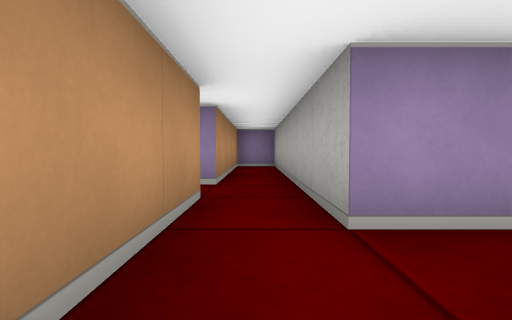
view 1 (above)

16 first-person views from a walk through a cub3D level. The camera is about half as high as the walls, tilts 2° down and sees 85° across. The floor is counted in squares. Each view is taken from the middle of a square. On the plan, view 1 faces up. The plan holds only what a view shows up to about 9 squares ahead; the rest is blank.

view 2
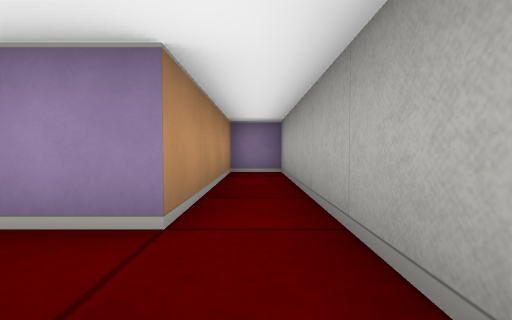

view 3
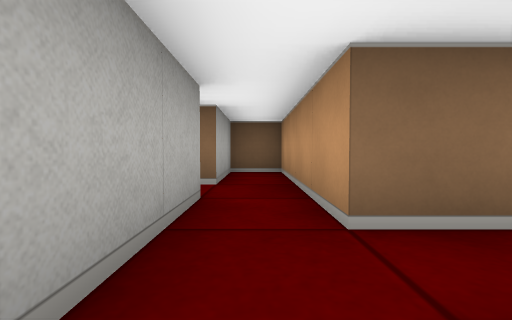

view 4
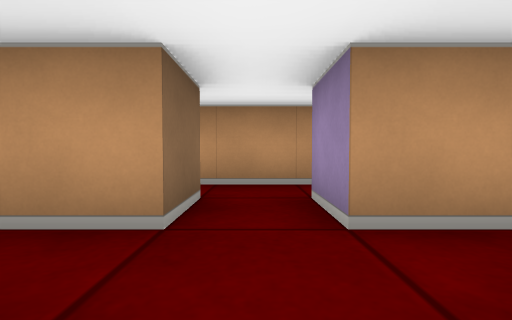

view 5
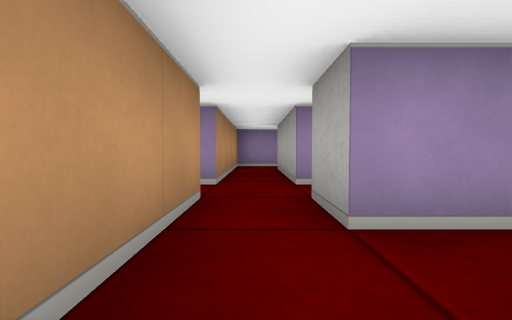

view 6
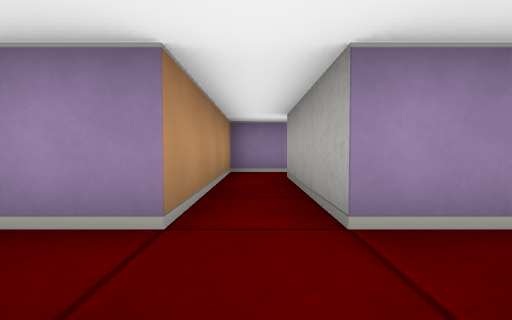

view 7
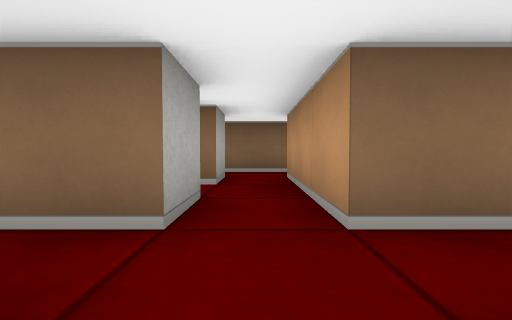

view 8
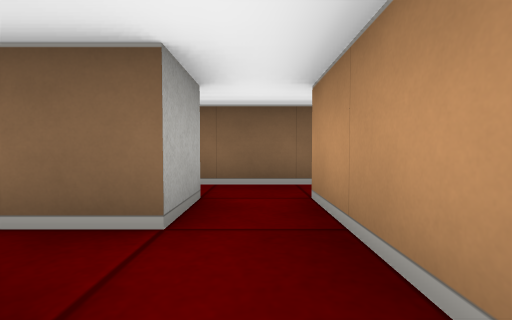

view 9
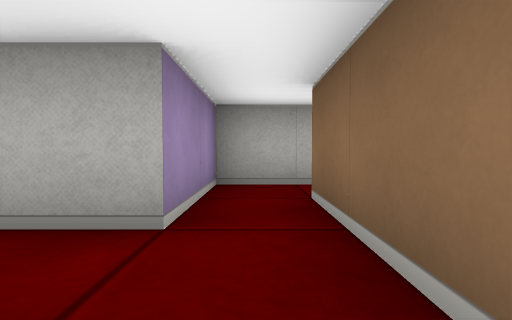

view 10
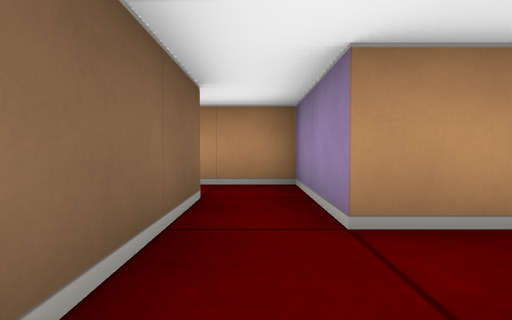

view 11
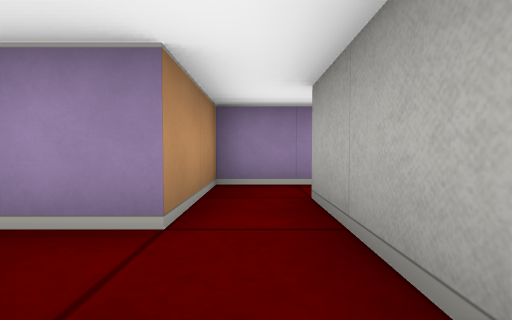

view 12
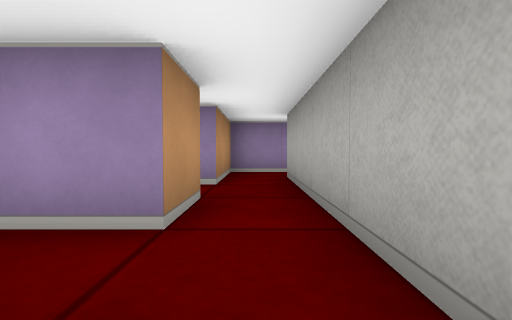

view 13
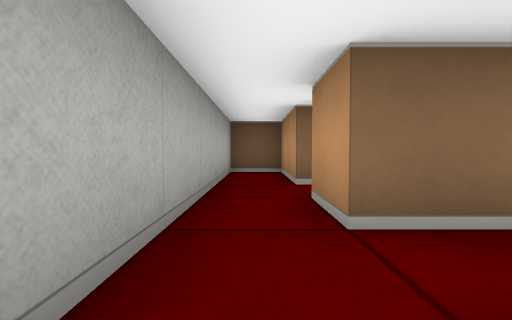

view 14
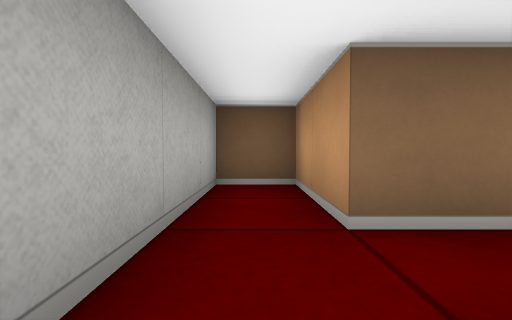

view 15
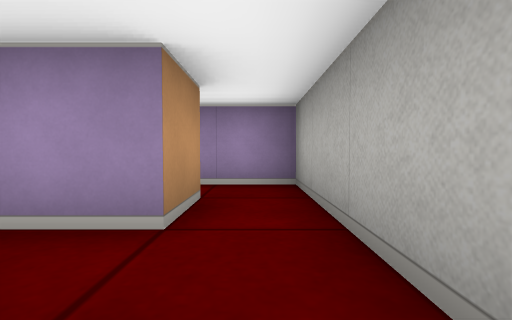

view 16
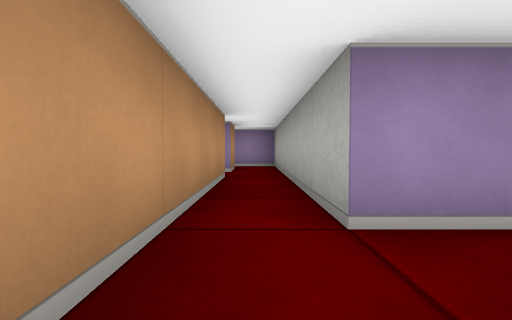

### Floor plan
Ten units are one square. View 1 is at (0, 0); x grows to the right and y downward. Boxes are objects, and circles mark ways between rooms. Rooms are numbered by the first view taken in them; rooms with no view inside come last. Other rooms are left out.
<svg viewBox="-20 -80 80 185">
<path fill="none" stroke="#000" d="M-5 -15 -5 15 5 15 5 -5 15 -5M15 -15 5 -15M-15 -25 -5 -25 -5 -15M5 -15 5 -75 -5 -75 -5 -35 -15 -35M35 -15 25 -15 25 -45M15 -5 15 5M25 5 25 -5 35 -5M26 -55 15 -55 15 -15M35 5 25 5M25 25 25 15 35 15M15 5 15 25M5 45 5 35 15 35M15 25 -5 25 -5 45M15 35 35 35M35 25 25 25M-15 55 -5 55 -5 65M-5 45 -15 45M5 65 5 45M-15 75 -5 75 -5 95 5 95 5 65M-5 65 -15 65M55 85 45 85 45 45M35 55 35 95M35 35 35 45M45 45 45 25 35 25"/>
<circle cx="0" cy="-20" r="3" fill="#2a7"/>
<circle cx="10" cy="-10" r="3" fill="#2a7"/>
<circle cx="20" cy="0" r="3" fill="#2a7"/>
<circle cx="20" cy="20" r="3" fill="#2a7"/>
<circle cx="10" cy="30" r="3" fill="#2a7"/>
<circle cx="0" cy="40" r="3" fill="#2a7"/>
<circle cx="30" cy="30" r="3" fill="#2a7"/>
<circle cx="0" cy="60" r="3" fill="#2a7"/>
<circle cx="40" cy="40" r="3" fill="#2a7"/>
<text x="0" y="0">1</text>
<text x="0" y="-40">2</text>
<text x="30" y="-10">3</text>
<text x="40" y="10">4</text>
<text x="0" y="30">5</text>
<text x="20" y="30">6</text>
<text x="-10" y="50">7</text>
<text x="0" y="80">8</text>
<text x="50" y="90">9</text>
<text x="40" y="30">10</text>
</svg>
Room 1 opens to room 2. Room 1 opens to room 3. Room 3 opens to room 4. Room 4 opens to room 6. Room 5 opens to room 6. Room 5 opens to room 7. Room 6 opens to room 10. Room 7 opens to room 8. Room 9 opens to room 10.

Where each view was taken, in squares from view 1:
view 1: 0 up, 0 right, facing up
view 2: 2 up, 0 right, facing up
view 3: 4 up, 0 right, facing down
view 4: 1 up, 3 right, facing left
view 5: 2 down, 2 right, facing up
view 6: 0 up, 2 right, facing up
view 7: 2 up, 2 right, facing down
view 8: 0 up, 2 right, facing down
view 9: 3 down, 1 right, facing right
view 10: 3 down, 3 right, facing left
view 11: 6 down, 0 right, facing up
view 12: 8 down, 0 right, facing up
view 13: 4 down, 0 right, facing down
view 14: 6 down, 0 right, facing down
view 15: 6 down, 4 right, facing up
view 16: 10 down, 4 right, facing up
